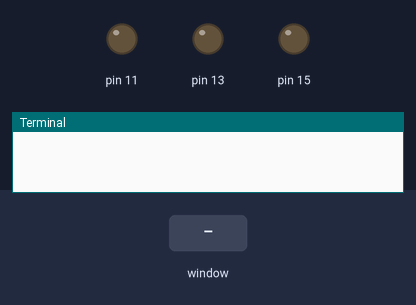
Bench run of a program on a simulated Raspberry Pi (header pin numbers). On the bench: output pins drawn as LEDs (lit = HIGH), the last lines printed to the terminal. The test bench sets the inputs (shaded band). The desktop window is not drawn, its controls go by their first labels and the mouse button is held 0.15 s.

Above: at 1.2 s.
1.3 s: control labelled "Red" in the window clicked
At 2.1 s:
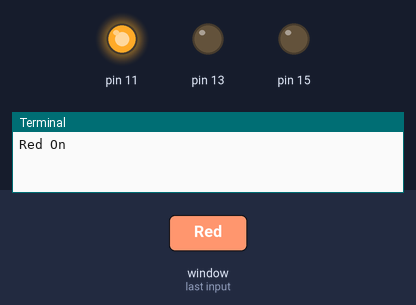
2.8 s: control labelled "Green" in the window clicked
At 3.2 s:
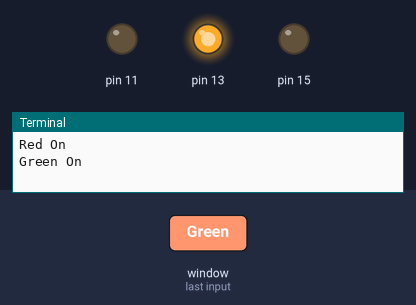
4.3 s: control labelled "Blue" in the window clicked
At 5.6 s:
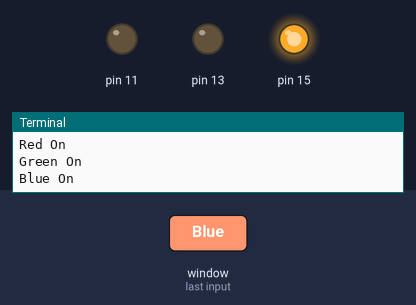
Timing chart, 0 to 7.3 s (numbered marks = the images above; inputs shaded):
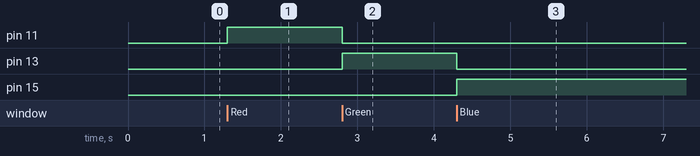

Measured:
- after the input at 1.3 s, pin 11: LOW → HIGH at once
- after the input at 2.8 s, pin 11: HIGH → LOW at once; pin 13: LOW → HIGH at once
- after the input at 4.3 s, pin 13: HIGH → LOW at once; pin 15: LOW → HIGH at once

The program:

GUILEDRGB.py
```python
import RPi.GPIO as GPIO
import tkinter as tk

GPIO.setmode(GPIO.BOARD)
GPIO.setup(11,GPIO.OUT)
GPIO.setup(13,GPIO.OUT)
GPIO.setup(15,GPIO.OUT)

#RGB Function
def ledrgb():
    valor=var.get()
    if valor==1:
        print('Red On')
        GPIO.output(11,True)
        GPIO.output(13,False)
        GPIO.output(15,False)
    elif valor==2:
        print('Green On')
        GPIO.output(11,False)
        GPIO.output(13,True)
        GPIO.output(15,False)
    elif valor==3:
        print('Blue On')
        GPIO.output(11,False)
        GPIO.output(13,False)
        GPIO.output(15,True)
    elif valor==4:
        print('Off')
        GPIO.output(11,False)
        GPIO.output(13,False)
        GPIO.output(15,False)


#GUI
w=tk.Tk()
w.title('LED RGB')
w.geometry('400x300')
w.config(bg='salmon')
var=tk.IntVar()
rb1=tk.Radiobutton(w, text='Red', bg='red', variable=var, value=1, command=ledrgb, width=30, font=('arial,20')).place(x=0, y=0)
rb2=tk.Radiobutton(w, text='Green', bg='green', variable=var, value=2, command=ledrgb, width=30, font=('arial,20')).place(x=0, y=50)
rb3=tk.Radiobutton(w, text='Blue', variable=var, value=3, command=ledrgb, width=30, font=('arial,20')).place(x=0, y=100)
rb4=tk.Radiobutton(w, text='Off', variable=var, value=4, command=ledrgb, width=30, font=('arial,20')).place(x=0, y=150)
w.mainloop()
```
